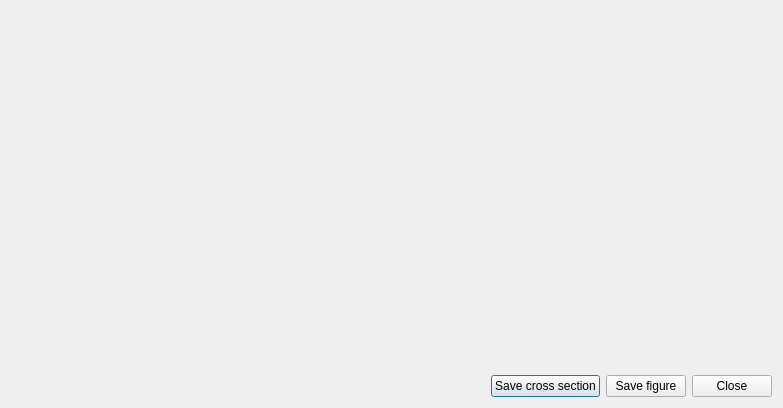
<?xml version="1.0" encoding="UTF-8"?>
<ui version="4.0">
 <class>Dialog</class>
 <widget class="QDialog" name="Dialog">
  <property name="geometry">
   <rect>
    <x>0</x>
    <y>0</y>
    <width>783</width>
    <height>408</height>
   </rect>
  </property>
  <property name="windowTitle">
   <string>CCP Stack Cross Section</string>
  </property>
  <layout class="QVBoxLayout" name="verticalLayout">
   <item>
    <widget class="MatplotlibWidget" name="mplwidget" native="true">
     <property name="sizePolicy">
      <sizepolicy hsizetype="Expanding" vsizetype="Expanding">
       <horstretch>0</horstretch>
       <verstretch>0</verstretch>
      </sizepolicy>
     </property>
     <property name="minimumSize">
      <size>
       <width>0</width>
       <height>0</height>
      </size>
     </property>
    </widget>
   </item>
   <item>
    <layout class="QHBoxLayout" name="horizontalLayout">
     <item>
      <spacer name="horizontalSpacer">
       <property name="orientation">
        <enum>Qt::Horizontal</enum>
       </property>
       <property name="sizeHint" stdset="0">
        <size>
         <width>40</width>
         <height>20</height>
        </size>
       </property>
      </spacer>
     </item>
     <item>
      <widget class="QPushButton" name="pushButton">
       <property name="text">
        <string>Save cross section</string>
       </property>
      </widget>
     </item>
     <item>
      <widget class="QPushButton" name="pushButton_2">
       <property name="text">
        <string>Save figure</string>
       </property>
      </widget>
     </item>
     <item>
      <widget class="QPushButton" name="pushButton_3">
       <property name="text">
        <string>Close</string>
       </property>
      </widget>
     </item>
    </layout>
   </item>
  </layout>
 </widget>
 <customwidgets>
  <customwidget>
   <class>MatplotlibWidget</class>
   <extends>QWidget</extends>
   <header>isp/receiverfunctions/rfun_matplotlibwidget</header>
  </customwidget>
 </customwidgets>
 <resources/>
 <connections/>
</ui>
